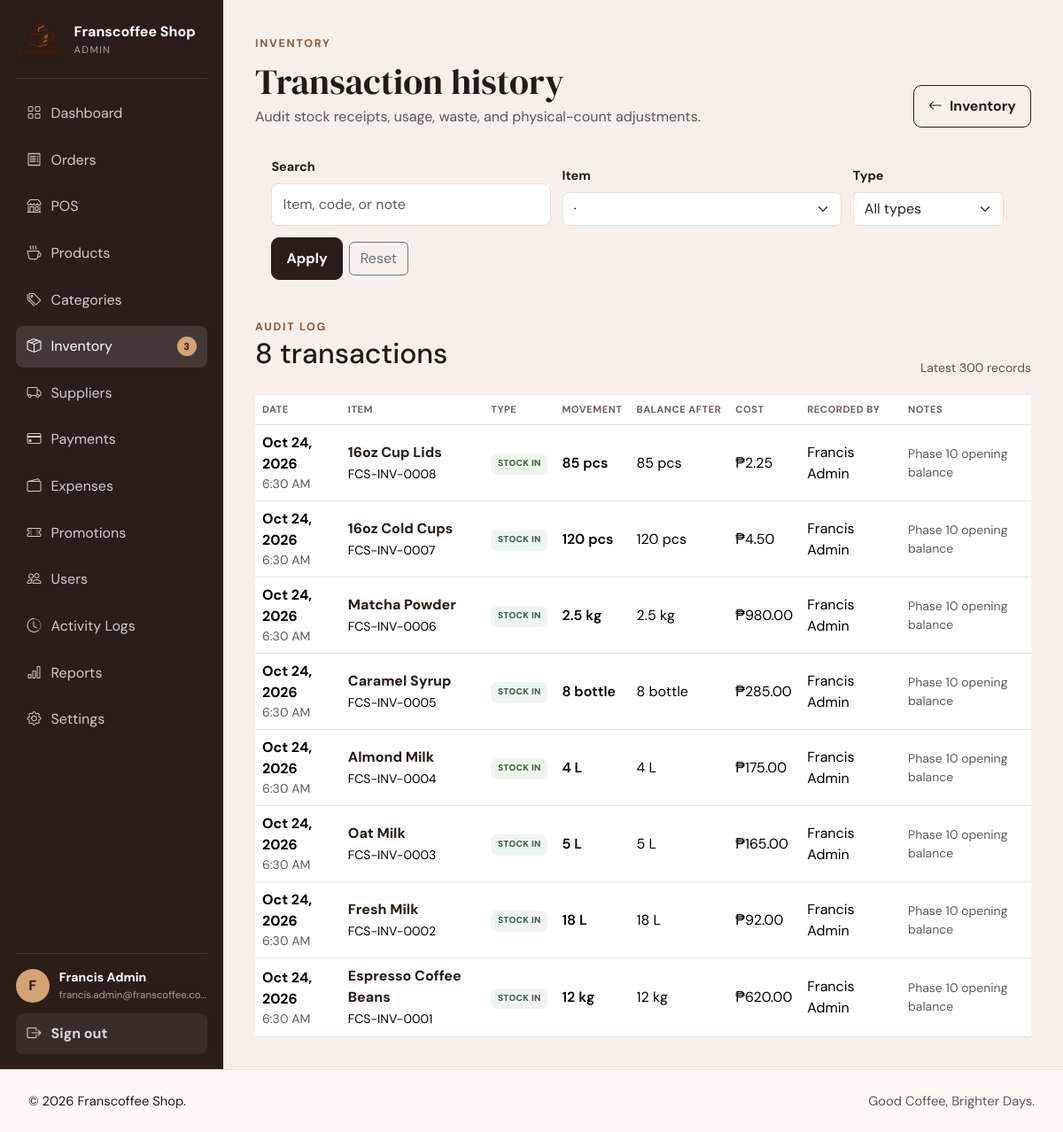
The page /admin/inventory-transactions.php (signed in) on the database its author committed.
### tables this page shows
CREATE TABLE users (
    id BIGINT UNSIGNED AUTO_INCREMENT PRIMARY KEY,
    first_name VARCHAR(80) NOT NULL,
    last_name VARCHAR(80) NOT NULL,
    email VARCHAR(190) NOT NULL UNIQUE,
    phone VARCHAR(30) NULL,
    password_hash VARCHAR(255) NOT NULL,
    role ENUM('ADMIN','STAFF','CUSTOMER') NOT NULL DEFAULT 'CUSTOMER',
    status ENUM('ACTIVE','INACTIVE') NOT NULL DEFAULT 'ACTIVE',
    email_verified_at DATETIME NULL,
    last_login_at DATETIME NULL,
    created_at DATETIME NOT NULL DEFAULT CURRENT_TIMESTAMP,
    updated_at DATETIME NOT NULL DEFAULT CURRENT_TIMESTAMP ON UPDATE CURRENT_TIMESTAMP,
    INDEX idx_users_role_status (role, status)
);

CREATE TABLE inventory_transactions (
    id BIGINT UNSIGNED AUTO_INCREMENT PRIMARY KEY,
    inventory_item_id BIGINT UNSIGNED NOT NULL,
    type ENUM('STOCK_IN','STOCK_OUT','ADJUSTMENT','WASTE') NOT NULL,
    quantity DECIMAL(12,3) NOT NULL,
    unit_cost DECIMAL(10,2) NULL,
    balance_after DECIMAL(12,3) NULL,
    reference_type VARCHAR(60) NULL,
    reference_id BIGINT UNSIGNED NULL,
    notes VARCHAR(255) NULL,
    created_by BIGINT UNSIGNED NULL,
    created_at DATETIME NOT NULL DEFAULT CURRENT_TIMESTAMP,
    INDEX idx_inventory_tx_item_date (inventory_item_id, created_at),
    INDEX idx_inventory_tx_type_date (type, created_at),
    CONSTRAINT fk_inventory_tx_item FOREIGN KEY (inventory_item_id) REFERENCES inventory_items(id) ON DELETE CASCADE,
    CONSTRAINT fk_inventory_tx_user FOREIGN KEY (created_by) REFERENCES users(id) ON DELETE SET NULL
);

CREATE TABLE inventory_items (
    id BIGINT UNSIGNED AUTO_INCREMENT PRIMARY KEY,
    supplier_id BIGINT UNSIGNED NULL,
    item_code VARCHAR(40) NOT NULL UNIQUE,
    item_name VARCHAR(140) NOT NULL,
    category VARCHAR(100) NULL,
    unit VARCHAR(40) NOT NULL,
    quantity DECIMAL(12,3) NOT NULL DEFAULT 0,
    reorder_level DECIMAL(12,3) NOT NULL DEFAULT 0,
    unit_cost DECIMAL(10,2) NOT NULL DEFAULT 0,
    status ENUM('ACTIVE','INACTIVE') NOT NULL DEFAULT 'ACTIVE',
    created_at DATETIME NOT NULL DEFAULT CURRENT_TIMESTAMP,
    updated_at DATETIME NOT NULL DEFAULT CURRENT_TIMESTAMP ON UPDATE CURRENT_TIMESTAMP,
    INDEX idx_inventory_status_stock (status, quantity, reorder_level),
    INDEX idx_inventory_supplier (supplier_id),
    CONSTRAINT fk_inventory_supplier FOREIGN KEY (supplier_id) REFERENCES suppliers(id) ON DELETE SET NULL
);

### admin/inventory-transactions.php (the view, shortened to what the rows shown need)
<?php
require_once __DIR__ . '/../includes/bootstrap.php';
$q = trim((string)($_GET['q'] ?? ''));
$itemId = (int)($_GET['item_id'] ?? 0);
$type = strtoupper(trim((string)($_GET['type'] ?? 'ALL')));
$transactions = admin_inventory_transactions(['q' => $q, 'item_id' => $itemId, 'type' => $type], 300);
$pageTitle = 'Inventory Transactions'; $bodyClass = 'portal-page'; require __DIR__ . '/../includes/header.php';
?>
<div class="portal-shell"><?php require __DIR__ . '/../includes/sidebar.php'; ?><main class="portal-main inventory-main">
<header class="portal-page-header"><div><h1 class="mt-2 mb-1">Transaction history</h1></div></header>
<section class="portal-card mt-4"><div class="panel-heading"><div><h2><?= count($transactions) ?> transaction<?= count($transactions) === 1 ? '' : 's' ?></h2></div></div>
<?php if (!$transactions): ?><div class="empty-state compact"><i class="bi bi-clock-history"></i><h3>No transactions found</h3><p>Stock movement will appear here once inventory is received or used.</p></div><?php else: ?><div class="table-responsive"><table class="table align-middle inventory-table mb-0"><thead><tr><th>Date</th><th>Item</th><th>Type</th><th>Movement</th><th>Balance after</th><th>Cost</th><th>Recorded by</th><th>Notes</th></tr></thead><tbody><?php foreach ($transactions as $tx): ?><tr><td><strong><?= e(date('M j, Y', strtotime((string)$tx['created_at']))) ?></strong><small class="d-block text-muted"><?= e(date('g:i A', strtotime((string)$tx['created_at']))) ?></small></td><td><a class="order-number-link" href="<?= url('admin/inventory-form.php?id=' . (int)$tx['inventory_item_id']) ?>"><?= e((string)$tx['item_name']) ?></a><small><?= e((string)$tx['item_code']) ?></small></td><td><span class="inventory-tx-badge <?= strtolower((string)$tx['type']) ?>"><?= e(str_replace('_', ' ', (string)$tx['type'])) ?></span></td><td class="fw-semibold"><?= e(inventory_decimal((float)$tx['quantity'])) ?> <?= e((string)$tx['unit']) ?></td><td><?= e(inventory_decimal((float)$tx['balance_after'])) ?> <?= e((string)$tx['unit']) ?></td><td><?= $tx['unit_cost'] !== null ? money((float)$tx['unit_cost']) : '—' ?></td><td><?= e(trim((string)($tx['first_name'] . ' ' . $tx['last_name'])) ?: 'System') ?></td><td class="text-muted small"><?= e((string)($tx['notes'] ?: '—')) ?></td></tr><?php endforeach; ?></tbody></table></div><?php endif; ?>
</section></main></div><?php require __DIR__ . '/../includes/footer.php'; ?>

### includes/sidebar.php (shortened to what the rows shown need)
<?php
$role = user_role() ?? 'GUEST';
$user = current_user();
$sidebarProfile = ($role === 'CUSTOMER' && function_exists('customer_profile')) ? customer_profile((int)($user['id'] ?? 0)) : null;
$sidebarAvatar = !empty($sidebarProfile['avatar_path']) ? url((string)$sidebarProfile['avatar_path']) : null;
$sidebarName = trim((string)($user['first_name'] ?? '') . ' ' . (string)($user['last_name'] ?? ''));
?>
<aside class="fc-sidebar d-none d-lg-flex">
    <div>
        <a class="sidebar-brand text-decoration-none text-white" href="<?= url(role_home((string)$role)) ?>">
            <div><strong><?= e(shop_setting('shop_name','Franscoffee Shop')) ?></strong><small><?= e($role) ?></small></div>
        </a>
    </div>
    <div class="sidebar-account">
        <div class="sidebar-user">
            <?php if ($sidebarAvatar): ?><img class="sidebar-avatar sidebar-avatar-image" src="<?= e($sidebarAvatar) ?>" alt="<?= e(($user['first_name'] ?? 'Customer') . ' profile photo') ?>"><?php else: ?><span class="sidebar-avatar"><?= e(strtoupper(substr((string) ($user['first_name'] ?? 'F'), 0, 1))) ?></span><?php endif; ?>
            <div><strong><?= e($sidebarName) ?></strong><small><?= e($user['email'] ?? '') ?></small></div>
        </div>
    </div>
</aside>

### rows shown on the page
users: role "ADMIN", first_name "F", sidebarName "Francis Admin", email "francis.admin@franscoffee.co…"
inventory_transactions: created_at "Oct 24, 2026", created_at "6:30 AM", inventory_item.item_name "16oz Cup Lids", inventory_item.item_code "FCS-INV-0008", type "STOCK IN", quantity "85", inventory_item.unit "pcs", balance_after "85", unit_cost "₱2.25", created_by.last_name "Francis Admin", notes "Phase 10 opening balance"
inventory_transactions: created_at "Oct 24, 2026", created_at "6:30 AM", inventory_item.item_name "16oz Cold Cups", inventory_item.item_code "FCS-INV-0007", type "STOCK IN", quantity "120", inventory_item.unit "pcs", balance_after "120", unit_cost "₱4.50", created_by.last_name "Francis Admin", notes "Phase 10 opening balance"
inventory_transactions: created_at "Oct 24, 2026", created_at "6:30 AM", inventory_item.item_name "Matcha Powder", inventory_item.item_code "FCS-INV-0006", type "STOCK IN", quantity "2.5", inventory_item.unit "kg", balance_after "2.5", unit_cost "₱980.00", created_by.last_name "Francis Admin", notes "Phase 10 opening balance"
inventory_transactions: created_at "Oct 24, 2026", created_at "6:30 AM", inventory_item.item_name "Caramel Syrup", inventory_item.item_code "FCS-INV-0005", type "STOCK IN", quantity "8", inventory_item.unit "bottle", balance_after "8", unit_cost "₱285.00", created_by.last_name "Francis Admin", notes "Phase 10 opening balance"
inventory_transactions: created_at "Oct 24, 2026", created_at "6:30 AM", inventory_item.item_name "Almond Milk", inventory_item.item_code "FCS-INV-0004", type "STOCK IN", quantity "4", inventory_item.unit "L", balance_after "4", unit_cost "₱175.00", created_by.last_name "Francis Admin", notes "Phase 10 opening balance"
inventory_transactions: created_at "Oct 24, 2026", created_at "6:30 AM", inventory_item.item_name "Oat Milk", inventory_item.item_code "FCS-INV-0003", type "STOCK IN", quantity "5", inventory_item.unit "L", balance_after "5", unit_cost "₱165.00", created_by.last_name "Francis Admin", notes "Phase 10 opening balance"
inventory_transactions: created_at "Oct 24, 2026", created_at "6:30 AM", inventory_item.item_name "Fresh Milk", inventory_item.item_code "FCS-INV-0002", type "STOCK IN", quantity "18", inventory_item.unit "L", balance_after "18", unit_cost "₱92.00", created_by.last_name "Francis Admin", notes "Phase 10 opening balance"
inventory_transactions: created_at "Oct 24, 2026", created_at "6:30 AM", inventory_item.item_name "Espresso Coffee Beans", inventory_item.item_code "FCS-INV-0001", type "STOCK IN", quantity "12", inventory_item.unit "kg", balance_after "12", unit_cost "₱620.00", created_by.last_name "Francis Admin", notes "Phase 10 opening balance"

### other values the page prints
shop_setting('shop_name','Franscoffee Shop') "Franscoffee Shop"
$label "Dashboard"
$label "Orders"
$label "POS"
$label "Products"
$label "Categories"
$label "Inventory"
$count "3"
$label "Suppliers"
$label "Payments"
$label "Expenses"
$label "Promotions"
$label "Users"
$label "Activity Logs"
$label "Reports"
